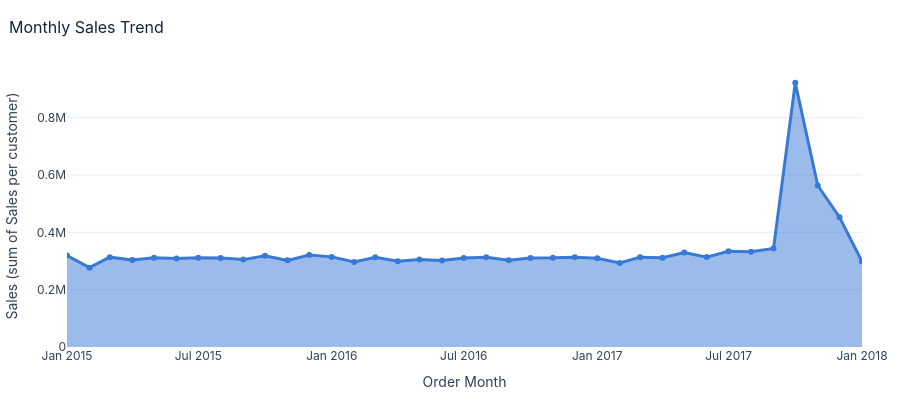

This figure's notebook cell:
### Code cell
# Monthly Sales Trend (area chart)
monthly_sales = df.groupby("Order Period", as_index=False)[SALES].sum()

fig = px.area(monthly_sales, x="Order Period", y=SALES, markers=True, color_discrete_sequence=[BLUE],
              title="Monthly Sales Trend",
              labels={"Order Period": "Order Month", SALES: "Sales (sum of Sales per customer)"})
fig.update_traces(fill="tozeroy", line=dict(width=3), hovertemplate="%{x|%b %Y}<br>Sales: %{y:,.0f}<extra></extra>")
show(fig, 400)

### Figure 1 — Plotly figure (JSON) as saved in the notebook; plotly's stock layout.template omitted (floating-point values rounded to 4 significant figures)
{"data": [{"fill": "tozeroy", "fillpattern": {"shape": ""}, "hovertemplate": "%{x|%b %Y}<br>Sales: %{y:,.0f}<extra></extra>", "legendgroup": "", "line": {"color": "#3979D6", "width": 3}, "marker": {"symbol": "circle"}, "mode": "lines+markers", "name": "", "orientation": "v", "showlegend": false, "stackgroup": "1", "type": "scatter", "x": ["2015-01-01T00:00:00.000000", "2015-02-01T00:00:00.000000", "2015-03-01T00:00:00.000000", "2015-04-01T00:00:00.000000", "2015-05-01T00:00:00.000000", "2015-06-01T00:00:00.000000", "2015-07-01T00:00:00.000000", "2015-08-01T00:00:00.000000", "2015-09-01T00:00:00.000000", "2015-10-01T00:00:00.000000", "2015-11-01T00:00:00.000000", "2015-12-01T00:00:00.000000", "2016-01-01T00:00:00.000000", "2016-02-01T00:00:00.000000", "2016-03-01T00:00:00.000000", "2016-04-01T00:00:00.000000", "2016-05-01T00:00:00.000000", "2016-06-01T00:00:00.000000", "2016-07-01T00:00:00.000000", "2016-08-01T00:00:00.000000", "2016-09-01T00:00:00.000000", "2016-10-01T00:00:00.000000", "2016-11-01T00:00:00.000000", "2016-12-01T00:00:00.000000", "2017-01-01T00:00:00.000000", "2017-02-01T00:00:00.000000", "2017-03-01T00:00:00.000000", "2017-04-01T00:00:00.000000", "2017-05-01T00:00:00.000000", "2017-06-01T00:00:00.000000", "2017-07-01T00:00:00.000000", "2017-08-01T00:00:00.000000", "2017-09-01T00:00:00.000000", "2017-10-01T00:00:00.000000", "2017-11-01T00:00:00.000000", "2017-12-01T00:00:00.000000", "2018-01-01T00:00:00.000000"], "xaxis": "x", "y": [319100.0, 276800.0, 313400.0, 303400.0, 311200.0, 308700.0, 311800.0, 310200.0, 304900.0, 317900.0, 302300.0, 320900.0, 314400.0, 296400.0, 313200.0, 298800.0, 304800.0, 301400.0, 310800.0, 313000.0, 302700.0, 310400.0, 311100.0, 313500.0, 309800.0, 293200.0, 313400.0, 311700.0, 330000.0, 313600.0, 334000.0, 332100.0, 343500.0, 921500.0, 563400.0, 452700.0, 298000.0], "yaxis": "y"}], "layout": {"font": {"color": "#344054", "family": "Inter, Arial, sans-serif", "size": 12}, "height": 400, "legend": {"bgcolor": "rgba(255,255,255,0)", "tracegroupgap": 0}, "margin": {"b": 50, "l": 40, "r": 30, "t": 65}, "paper_bgcolor": "#FFFFFF", "plot_bgcolor": "#FFFFFF", "title": {"font": {"color": "#17233B", "size": 16}, "text": "Monthly Sales Trend", "x": 0.01}, "xaxis": {"anchor": "y", "domain": [0.0, 1.0], "showgrid": false, "title": {"text": "Order Month"}, "zeroline": false}, "yaxis": {"anchor": "x", "domain": [0.0, 1.0], "gridcolor": "#E9EDF4", "title": {"text": "Sales (sum of Sales per customer)"}, "zeroline": false}}}
